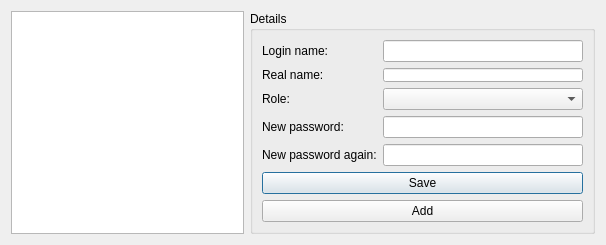
<?xml version="1.0" encoding="UTF-8"?>
<ui version="4.0">
 <class>DialogUsers</class>
 <widget class="QDialog" name="DialogUsers">
  <property name="geometry">
   <rect>
    <x>0</x>
    <y>0</y>
    <width>606</width>
    <height>235</height>
   </rect>
  </property>
  <property name="windowTitle">
   <string>Users</string>
  </property>
  <layout class="QGridLayout" name="gridLayout_2">
   <item row="0" column="0">
    <widget class="QListView" name="listView"/>
   </item>
   <item row="0" column="1">
    <widget class="QGroupBox" name="groupBox">
     <property name="title">
      <string>Details</string>
     </property>
     <layout class="QGridLayout" name="gridLayout">
      <item row="1" column="0">
       <widget class="QPushButton" name="pushButtonSave">
        <property name="text">
         <string>Save</string>
        </property>
       </widget>
      </item>
      <item row="2" column="0">
       <widget class="QPushButton" name="pushButtonAdd">
        <property name="text">
         <string>Add</string>
        </property>
       </widget>
      </item>
      <item row="0" column="0">
       <layout class="QFormLayout" name="formLayout">
        <item row="0" column="0">
         <widget class="QLabel" name="loginNameLabel">
          <property name="text">
           <string>Login name:</string>
          </property>
         </widget>
        </item>
        <item row="0" column="1">
         <widget class="QLineEdit" name="loginNameLineEdit"/>
        </item>
        <item row="1" column="0">
         <widget class="QLabel" name="realNameLabel">
          <property name="text">
           <string>Real name:</string>
          </property>
         </widget>
        </item>
        <item row="1" column="1">
         <widget class="QLineEdit" name="realNameLineEdit">
          <property name="minimumSize">
           <size>
            <width>200</width>
            <height>1</height>
           </size>
          </property>
         </widget>
        </item>
        <item row="2" column="0">
         <widget class="QLabel" name="roleLabel">
          <property name="text">
           <string>Role:</string>
          </property>
         </widget>
        </item>
        <item row="2" column="1">
         <widget class="QComboBox" name="roleComboBox"/>
        </item>
        <item row="3" column="0">
         <widget class="QLabel" name="passwordLabel">
          <property name="text">
           <string>New password:</string>
          </property>
         </widget>
        </item>
        <item row="3" column="1">
         <widget class="QLineEdit" name="passwordLineEdit">
          <property name="echoMode">
           <enum>QLineEdit::Password</enum>
          </property>
         </widget>
        </item>
        <item row="4" column="0">
         <widget class="QLabel" name="passwordAgainLabel">
          <property name="text">
           <string>New password again:</string>
          </property>
         </widget>
        </item>
        <item row="4" column="1">
         <widget class="QLineEdit" name="passwordAgainLineEdit">
          <property name="echoMode">
           <enum>QLineEdit::Password</enum>
          </property>
         </widget>
        </item>
       </layout>
      </item>
     </layout>
    </widget>
   </item>
  </layout>
 </widget>
 <resources/>
 <connections/>
</ui>
